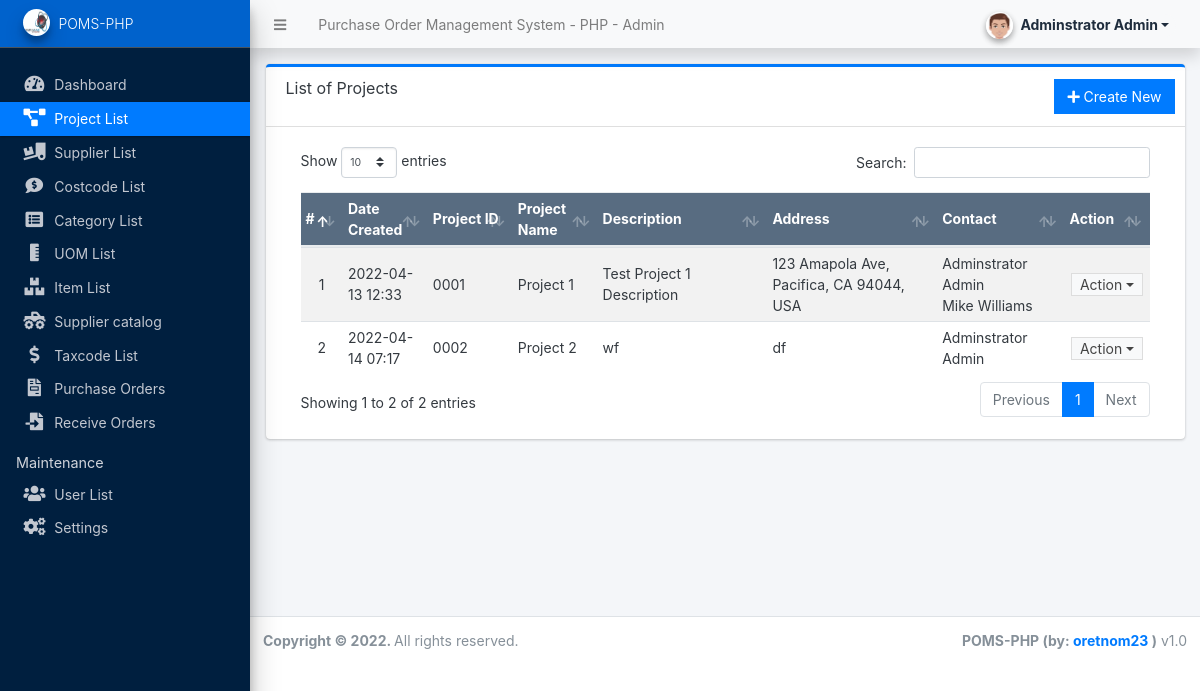
The app's page /admin/?page=projects (signed in) with its own data.
### tables this page shows
CREATE TABLE `project_list` (
  `id` int(30) NOT NULL AUTO_INCREMENT,
  `project_no` varchar(250) NOT NULL,
  `name` varchar(250) NOT NULL,
  `address` text NOT NULL,
  `contact` varchar(250) NOT NULL,
  `description` text NOT NULL,
  `date_created` datetime NOT NULL DEFAULT current_timestamp(),
  PRIMARY KEY (`id`)
);

CREATE TABLE `users` (
  `id` int(50) NOT NULL AUTO_INCREMENT,
  `firstname` varchar(250) NOT NULL,
  `lastname` varchar(250) NOT NULL,
  `username` text NOT NULL,
  `password` text NOT NULL,
  `avatar` text DEFAULT NULL,
  `last_login` datetime DEFAULT NULL,
  `type` tinyint(1) NOT NULL DEFAULT 0,
  `date_added` datetime NOT NULL DEFAULT current_timestamp(),
  `date_updated` datetime DEFAULT NULL ON UPDATE current_timestamp(),
  PRIMARY KEY (`id`)
);

### admin/projects/index.php (the view, shortened to what this page needs)
<div class="card card-outline card-primary">
	<div class="card-header">
		<h3 class="card-title">List of Projects</h3>
		<div class="card-tools">
			<a href="javascript:void(0)" id="create_new" class="btn btn-flat btn-primary"><span class="fas fa-plus"></span>  Create New</a>
		</div>
	</div>
	<div class="card-body">
		<div class="container-fluid">
        <div class="container-fluid">
			<table class="table table-hover table-striped">
				<colgroup>
					<col width="5%">
					<col width="10%">
					<col width="10%">
					<col width="10%">
					<col width="20%">
					<col width="20%">
					<col width="15%">
					<col width="10%">
				</colgroup>
				<thead>
					<tr class="bg-navy disabled">
						<th>#</th>
						<th>Date Created</th>
						<th>Project ID</th>
						<th>Project Name</th>
						<th>Description</th>
						<th>Address</th>
						<th>Contact</th>
						<th>Action</th>
					</tr>
				</thead>
				<tbody>
					<?php
					$i = 1;
					$qry = $conn->query("SELECT * from `project_list` order by (`name`) asc ");
					while($row = $qry->fetch_assoc()):
						$row['description'] = html_entity_decode($row['description']);
						$row['address'] = html_entity_decode($row['address']);
						$contact_ids = join("','", explode(',', $row['contact']));
						$contact_qry = $conn->query("SELECT * from `users` where id in ('{$contact_ids}') ");
						$contacts = "";
						while($crow = $contact_qry->fetch_assoc()):
							$contacts .= '<p class="m-0">' . $crow['firstname'] . ' ' . $crow['lastname'] . '</p>';
						endwhile;
					?>
						<tr>
							<td class="text-center"><?php echo $i++; ?></td>
							<td><?php echo date("Y-m-d H:i",strtotime($row['date_created'])) ?></td>
							<td><?php echo $row['project_no'] ?></td>
							<td><?php echo $row['name'] ?></td>
							<td title="<?php echo $row['description'] ?>"><?php echo $row['description'] ?></td>
							<td title="<?php echo $row['address'] ?>"><?php echo $row['address'] ?></td>
							<td><?php echo $contacts ?></td>
							<td align="center">
								 <button type="button" class="btn btn-flat btn-default btn-sm dropdown-toggle dropdown-icon py-0" data-toggle="dropdown">
				                  		Action
				                  </button>
							</td>
						</tr>
					<?php endwhile; ?>
				</tbody>
			</table>
		</div>
		</div>
	</div>
</div>

### records on screen
project_list: date_created "2022-04-13 12:33", project_no "0001", name "Project 1", description "Test Project 1 Description", address "123 Amapola Ave, Pacifica, CA 94044, USA"
users: firstname "Adminstrator", lastname "Admin"
users: firstname "Mike", lastname "Williams"
project_list: date_created "2022-04-14 07:17", project_no "0002", name "Project 2", description "wf", address "df"

### other values on screen
$_settings->info('name') "Purchase Order Management System - PHP"
$_settings->userdata('firstname').' '.$_settings->userdata('lastname') "Adminstrator Admin"
$_settings->info('short_name') "POMS-PHP"
